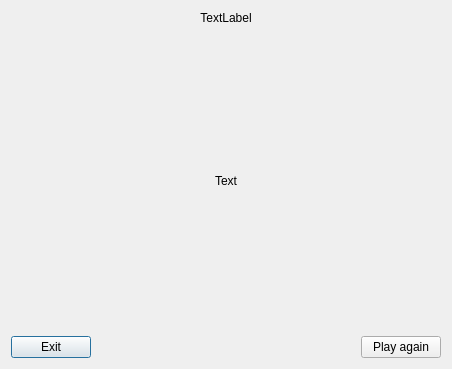
<?xml version="1.0" encoding="UTF-8"?>
<ui version="4.0">
 <class>bm::gui::NetworkGameOverDialog</class>
 <widget class="QDialog" name="bm::gui::NetworkGameOverDialog">
  <property name="geometry">
   <rect>
    <x>0</x>
    <y>0</y>
    <width>452</width>
    <height>369</height>
   </rect>
  </property>
  <property name="windowTitle">
   <string>Dialog</string>
  </property>
  <layout class="QVBoxLayout" name="verticalLayout">
   <item>
    <widget class="QLabel" name="gameReultLabel">
     <property name="text">
      <string>TextLabel</string>
     </property>
     <property name="alignment">
      <set>Qt::AlignCenter</set>
     </property>
    </widget>
   </item>
   <item>
    <spacer name="verticalSpacer">
     <property name="orientation">
      <enum>Qt::Vertical</enum>
     </property>
     <property name="sizeHint" stdset="0">
      <size>
       <width>20</width>
       <height>116</height>
      </size>
     </property>
    </spacer>
   </item>
   <item>
    <widget class="QLabel" name="addinitionalInfoLabel">
     <property name="text">
      <string>Text</string>
     </property>
     <property name="alignment">
      <set>Qt::AlignCenter</set>
     </property>
    </widget>
   </item>
   <item>
    <spacer name="verticalSpacer_2">
     <property name="orientation">
      <enum>Qt::Vertical</enum>
     </property>
     <property name="sizeHint" stdset="0">
      <size>
       <width>20</width>
       <height>115</height>
      </size>
     </property>
    </spacer>
   </item>
   <item>
    <layout class="QHBoxLayout" name="horizontalLayout">
     <item>
      <widget class="QPushButton" name="exitButton">
       <property name="text">
        <string>Exit</string>
       </property>
      </widget>
     </item>
     <item>
      <spacer name="horizontalSpacer">
       <property name="orientation">
        <enum>Qt::Horizontal</enum>
       </property>
       <property name="sizeHint" stdset="0">
        <size>
         <width>40</width>
         <height>20</height>
        </size>
       </property>
      </spacer>
     </item>
     <item>
      <widget class="QPushButton" name="playAgainButton">
       <property name="text">
        <string>Play again</string>
       </property>
      </widget>
     </item>
    </layout>
   </item>
  </layout>
 </widget>
 <resources/>
 <connections/>
</ui>
